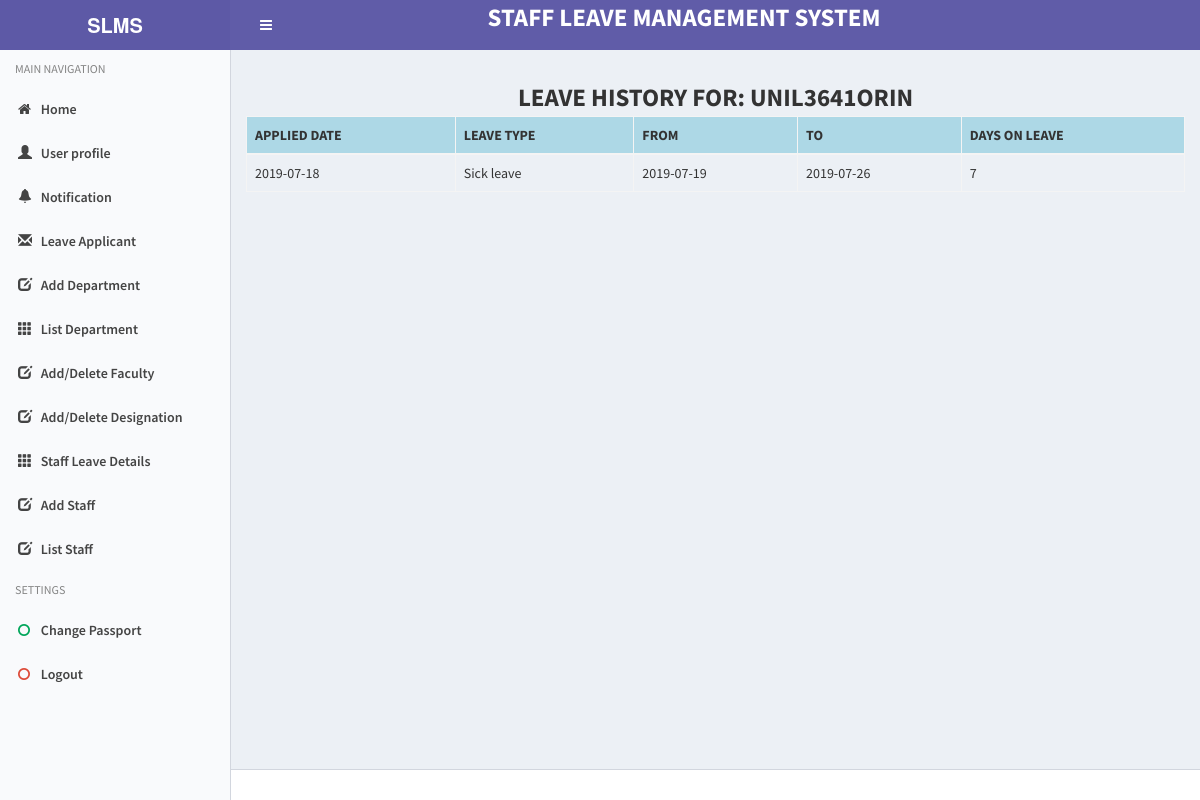
Screenshot of /UsersLeaveDetails.php?id=UNIL3641ORIN (signed in) with the database file from the repository.
### tables this page shows
CREATE TABLE `leaveapplicationdetails` (
  `leaveApplicationId` int(11) NOT NULL,
  `staffName` text,
  `appliedStaffId` varchar(255) DEFAULT NULL,
  `appliedDate` date DEFAULT NULL,
  `leaveType` text,
  `leaveStart` date DEFAULT NULL,
  `leaveEnd` date DEFAULT NULL,
  `totalLeaveDays` int(11) DEFAULT NULL,
  `reasonDoc` varchar(255) DEFAULT NULL,
  `docSize` int(255) DEFAULT NULL,
  `standIn` varchar(255) DEFAULT NULL,
  `email` varchar(255) DEFAULT NULL,
  `hodApproval` int(11) DEFAULT NULL,
  `deanApproval` int(11) DEFAULT NULL,
  `hrApproval` int(11) DEFAULT NULL,
  `department` text,
  `faculty` text,
  `TotalLeaveDaysRemain` int(11) NOT NULL,
  `seen` int(11) NOT NULL
);

CREATE TABLE `leavetype` (
  `leaveTypeId` int(11) NOT NULL,
  `leaveName` text,
  `totalDays` int(11) DEFAULT NULL
);

### UsersLeaveDetails.php (the view, shortened to what this page needs)
<?php
include("process.php");
extract($_SESSION);
  if(isset($_SESSION['staff_id']))
  {
  if ($_SESSION['level'] == 3)
  {
?>
<!DOCTYPE html>
<html>
  <head>
    <link rel="stylesheet" href="app/assets/css/bootstrap.min.css">
    <link rel="stylesheet" href="app/assets/css/bootstrap-theme.min.css">
    <link rel="stylesheet" href="app/assets/css/font-awesome.css">
    <link rel="stylesheet" href="app/dist/css/AdminLTE.min.css">
    <link rel="stylesheet" href="app/dist/css/skins/_all-skins.min.css">
    <link href="app/assets/css/dataTables.bootstrap.min.css" rel="stylesheet">
    <link rel="stylesheet" href="app/assets/plugins/magic/magic.css" />
    <link rel="stylesheet" href="app/assets/css/bootstrap-fileupload.min.css" />
    <link rel="stylesheet" href="app/assets/css/main.css" />
    <link rel="stylesheet" href="app/assets/css/theme.css" />
    <link rel="stylesheet" href="app/assets/css/MoneAdmin.css" />
  </head>
  <body class="hold-transition skin-purple-light sidebar-mini">
    <div class="wrapper">
      <header class="main-header">
        <a href="index.php" class="logo">
          <span class="logo-lg"><b>SLMS</b></span>
        </a>
        <nav class="navbar navbar-static-top" role="navigation">
          <div class="col-md-3"><a href="#" class="sidebar-toggle" data-toggle="offcanvas" role="button">
          </a></div>
           <div class="col-md-9 col-sm-0"><span class="logo-lg" style="font-size: 25px; font-weight: bolder; color: #FFF; ">STAFF LEAVE MANAGEMENT SYSTEM</span></div>
        </nav>
      </header>
      <aside class="main-sidebar">
        <section class="sidebar">
          <ul class="sidebar-menu">
            <?php include_once('navigation/AdminNavigation.php'); ?>
          </ul>
        </section>
      </aside>
      <div class="content-wrapper">
        <section class="content">
        <section class="content-header" style="text-align: center; font-size: 25px; "><b>LEAVE HISTORY FOR: <?php echo $_GET['id']; ?></b></section>
          <form method="post" action="process.php">
            <div class="row">
            <div class="col-md-12">
              <div class="table-responsive">
            <table class="table table-bordered">
              <thead style="background-color:lightblue;">
                <tr>
                  <th>APPLIED DATE</th>
                  <th>LEAVE TYPE</th>
                  <th>FROM</th>
                  <th>TO</th>
                  <th>DAYS ON LEAVE</th>
                </tr>
              </thead>
              <tbody>
                <?php
                extract($_GET);
                 $sql = "SELECT * FROM leaveapplicationdetails WHERE appliedstaffId = '$id' AND hrApproval=1";
                $query = mysql_query($sql) or die(mysql_error());
                if(mysql_fetch_array($query) != null){
                $sql1 = "SELECT * FROM leaveapplicationdetails WHERE appliedstaffId = '$id' AND hrApproval=1";
                $query1 = mysql_query($sql1) or die(mysql_error());
                while ($result = mysql_fetch_array($query1)) {
                   $id = $result[4];
                  $sql2 = "SELECT * FROM leavetype where leaveTypeId = '$id'";
                  $query2 =mysql_query($sql2) or die(mysql_error());
                  $leave = mysql_fetch_array($query2);
                   echo '<tr>
                   <td>'.$result[3].'</td>
                   <td>'.$leave['leaveName'].'</td>
                   <td>'.$result[5].'</td>
                   <td>'.$result[6].'</td>
                   <td>'.$result[7].'</td>
                   </tr>';
                        }
                      }
                else
                    {
                      ?>
                        <tr>
                          <td colspan="3"><center><b style="color:red; font-size: 20px;"><i>" This user has not been granted any leave yet using this system "</i></b></center></td>
                        </tr>
                      <?php
                    }
              ?>
              </tbody>
            </table>
           </div>
          </div>
          </div>
           </form>
        </section>
      </div>
      <footer class="main-footer">
      </footer>
</div>
</body>
</html>
<?php
  }
  }
  else
  {
   header("Location: stafflogin.php?id=error");
  }
?>

### app/assets/css/main.css (style rules this page uses)
@media (min-width: 768px) { html, body { height: 100%; } }

### app/assets/css/MoneAdmin.css (style rules this page uses)
body { background-color: #f8f8f8; }

### UsersLeaveDetails.php (style rules this page uses)
body { background: lightblue; }

### rows the page displays
leaveapplicationdetails: appliedDate "2019-07-18", leavetype.leaveName "Sick leave", leaveStart "2019-07-19", leaveEnd "2019-07-26", totalLeaveDays "7"

### other values shown
$_GET['id'] "UNIL3641ORIN"
